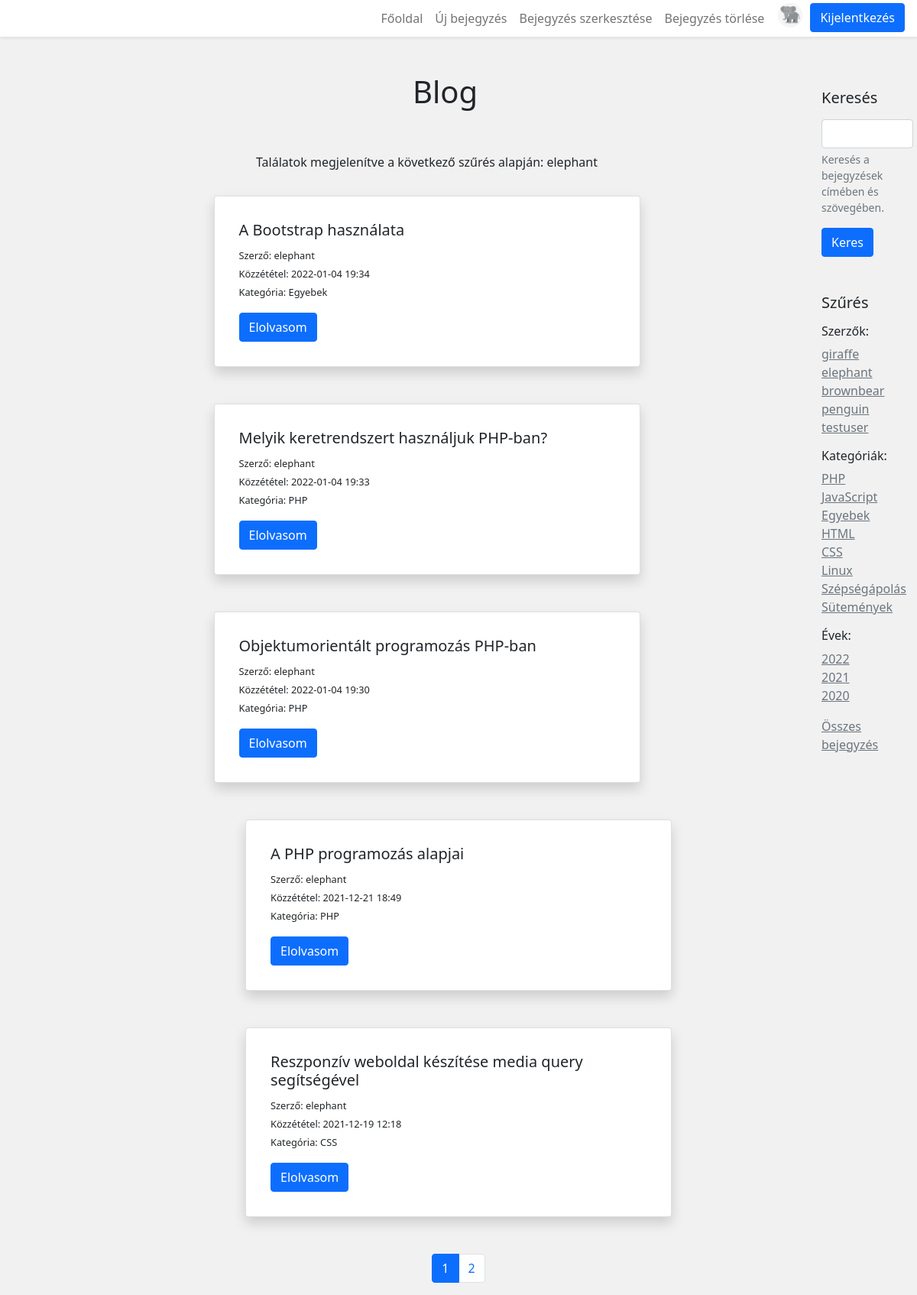
The app's page /index.php?filter=elephant (signed in) with its own data.
### tables this page shows
CREATE TABLE `authors` (
  `id` int(11) NOT NULL,
  `author_name` varchar(55) NOT NULL,
  `author_password` varchar(255) NOT NULL,
  `author_image` varchar(70) NOT NULL
);

CREATE TABLE `category` (
  `id` int(11) NOT NULL,
  `category_name` varchar(50) NOT NULL
);

CREATE TABLE `posts` (
  `id` int(11) NOT NULL,
  `post_title` varchar(255) NOT NULL,
  `post_date` varchar(40) NOT NULL,
  `post_text` longtext NOT NULL,
  `author_id` int(11) NOT NULL,
  `category_id` int(11) NOT NULL
);

### models/usermodel.php (called while the page is built, shortened)
<?php
require_once './app/connection.php';
function getAllUsers() {
    $conn = connection();
    $sql = "SELECT * FROM authors;";
    $result = dbSelect($conn, $sql);
    $detail = getData($result);
    return $detail;
}

### app/connection.php (called while the page is built, shortened)
<?php
function dbSelect($link, $query) {
    return mysqli_query($link, $query);
}
function getData($result) {
    $detail = [];
    while($row = mysqli_fetch_assoc($result)) {
        $detail[] = $row;
    }
    return $detail;
}

### models/postmodel.php (called while the page is built, shortened)
<?php
require_once './app/connection.php';
function numberOfFilteredPosts($filter) {
    $conn = connection();
    $sql = "SELECT posts.id, posts.post_title, posts.post_date,
            posts.post_text, posts.author_id, authors.author_name, category.category_name
            FROM posts
            JOIN authors ON posts.author_id = authors.id
            JOIN category ON posts.category_id = category.id
            WHERE category.category_name = '" . $filter . "'
            OR authors.author_name = '" . $filter . "'
            OR posts.post_date LIKE '%" . $filter . "%'";
    $result = dbSelect($conn, $sql);
    return mysqli_num_rows($result);
}
function getFilteredPosts($filter, $pagePosts, $postsPerPage) {
    $conn = connection();
    $sql = "SELECT posts.id, posts.post_title, posts.post_date,
            posts.post_text, posts.author_id, authors.author_name, category.category_name
            FROM posts
            JOIN authors ON posts.author_id = authors.id
            JOIN category ON posts.category_id = category.id
            WHERE category.category_name = '" . $filter . "'
            OR authors.author_name = '" . $filter . "'
            OR posts.post_date LIKE '%" . $filter . "%'
            ORDER BY posts.post_date DESC
            LIMIT $pagePosts, $postsPerPage;";
    $result = dbSelect($conn, $sql);
    $detail = getData($result);
    return $detail;
}
function getCategory() {
    $conn = connection();
    $sql = "SELECT * FROM category";
    $result = dbSelect($conn, $sql);
    $detail = getData($result);
    return $detail;
}
function getPostDate() {
    $conn = connection();
    $sql = "SELECT post_date FROM posts
            ORDER BY post_date DESC;";
    $result = dbSelect($conn, $sql);
    $detail = getData($result);
    return $detail;
}

### index.php (the view, shortened to what this page needs)
<?php
include 'includes/header.php';
include 'includes/navbar.php';
include 'includes/sidebar.php';
require_once './models/postmodel.php';
$postsPerPage = 5;
$message = '';
?>
<div class="container pt-5">
    <h1 class="text-center p-5">Blog</h1>
    <?php
    if(isset($_SESSION['filter']) && $_SESSION['filter'] !== 'nofilter') {
        $filter = $_SESSION['filter'];
        $pagePosts = ($_SESSION['page'] - 1) * $postsPerPage;
        $numberOfPosts = numberOfFilteredPosts($filter);
        $numberOfPages = ceil($numberOfPosts / $postsPerPage);
        if(!$posts = getFilteredPosts($filter, $pagePosts, $postsPerPage)) {
            print('<p class="text-center">Nincs találat.</p>');
        }
        $message = 'Találatok megjelenítve a következő szűrés alapján: ' . $filter;
    } else {
        $pagePosts = ($_SESSION['page'] - 1) * $postsPerPage;
        $numberOfPosts = numberOfPosts();
        $numberOfPages = ceil($numberOfPosts / $postsPerPage);
        $posts = getPostsPerPage($pagePosts, $postsPerPage);
    }
    ?>
    <p class="text-center pb-3"><?php print($message);?></p>
    <?php
    foreach ($posts as $post) {
    ?>
    <div class="card col col-lg-6 m-auto shadow p-3 mb-5 bg-white rounded">
        <div class="card-body">
            <h5 class="card-title"><?php print($post['post_title']);?></h5>
            <span class="card-text info">Szerző: <?php print($post['author_name']);?></span><br>
            <span class="card-text info">Közzététel: <?php print($post['post_date']);?></span><br>
            <span class="card-text info">Kategória: <?php print($post['category_name']);?></span><br>
            <a href="index.php?linkid=<?php print($post['id']);?>" class="btn btn-primary mt-3">Elolvasom</a>
        </div>
    </div>
    <?php
    }
    ?>
    <?php
    if($numberOfPages > 1) {
    ?>
    <div class="container">
        <nav aria-label="navigation">
            <ul class="pagination justify-content-center">
                <?php
                for($i = 1; $i <= $numberOfPages; $i++) {
                    if($i == $_SESSION['page']) {
                        print('<li class="page-item active">
                        <a class="page-link" href = "index.php?page=' . $i . '">' . $i . ' </a>
                        </li>');
                    } else {
                        print('<li class="page-item">
                        <a class="page-link" href = "index.php?page=' . $i . '">' . $i . ' </a>
                        </li>');
                    }
                }
                ?>
            </ul>
        </nav>
    </div>
    <?php
}
?>
</div>
<?php
include 'includes/footer.php';
?>

### includes/sidebar.php
<?php
require_once './models/postmodel.php';
require_once 'models/usermodel.php';
$authors = getAllUsers();
$categories = getCategory();
$dates = getPostDate();
function getYears($dates) {
    $yearsArray = [];
    for($i = 0; $i < count($dates); $i++) {
        array_push($yearsArray, substr($dates[$i]['post_date'], 0, 4));
    }
    return array_unique($yearsArray);
}
$years = getYears($dates);
?>
<div class="sidebar">
    <div class="mb-3">
        <h5 class="mb-3 mt-3">Keresés</h5>
        <form method="POST">
            <div class="mb-3">
                <input type="text" class="form-control" id="search" name="search" aria-describedby="kereses">
                <div id="kereses" class="form-text">Keresés a bejegyzések címében és szövegében.</div>
            </div>
            <button type="submit" class="btn btn-primary">Keres</button>
        </form>
        <h5 class="mb-3 mt-5">Szűrés</h5>
        <h6 class="mt-3">Szerzők:</h6>
        <?php
        for($i = 0; $i < count($authors); $i++) {
            ?>
            <a href="index.php?filter=<?php print($authors[$i]['author_name']);?>" class="text-secondary"><?php print($authors[$i]['author_name']);?></a><br>
            <?php
        }
        ?>
        <h6 class="mt-3">Kategóriák:</h6>
        <?php
        for($i = 0; $i < count($categories); $i++) {
            ?>
            <a href="index.php?filter=<?php print($categories[$i]['category_name']);?>" class="text-secondary"><?php print($categories[$i]['category_name']);?></a><br>
            <?php
        }
        ?>
        <h6 class="mt-3">Évek:</h6>
        <?php
        foreach($years as $value) {
            ?>
            <a href="index.php?filter=<?php print($value);?>" class="text-secondary"><?php print($value);?></a><br>
            <?php
        }
        ?>
    </div>
    <a href="index.php?filter=nofilter" class="text-secondary">Összes bejegyzés</a>
</div>

### assets/style/style.css (style rules this page uses)
* { margin: 0; padding: 0; box-sizing: border-box; }
body { background-color: rgb(241, 241, 241); }
.sidebar { margin-top: 100px; float: right; width: 10%; height: 100%; margin-right: 5px; }
.info { font-size: 0.8em; }

### records on screen
authors: author_name "giraffe"
authors: author_name "elephant"
authors: author_name "brownbear"
authors: author_name "penguin"
authors: author_name "testuser"
category: category_name "PHP"
category: category_name "JavaScript"
category: category_name "Egyebek"
category: category_name "HTML"
category: category_name "CSS"
category: category_name "Linux"
category: category_name "Szépségápolás"
category: category_name "Sütemények"
posts: post_title "A Bootstrap használata", author.author_name "elephant", post_date "2022-01-04 19:34", category.category_name "Egyebek"
posts: post_title "Melyik keretrendszert használjuk PHP-ban?", author.author_name "elephant", post_date "2022-01-04 19:33", category.category_name "PHP"
posts: post_title "Objektumorientált programozás PHP-ban", author.author_name "elephant", post_date "2022-01-04 19:30", category.category_name "PHP"
posts: post_title "A PHP programozás alapjai", author.author_name "elephant", post_date "2021-12-21 18:49", category.category_name "PHP"
posts: post_title "Reszponzív weboldal készítése media query segítségével", author.author_name "elephant", post_date "2021-12-19 12:18", category.category_name "CSS"

### other values on screen
$value "2022"
$value "2021"
$value "2020"
$message "Találatok megjelenítve a következő szűrés alapján: elephant"
